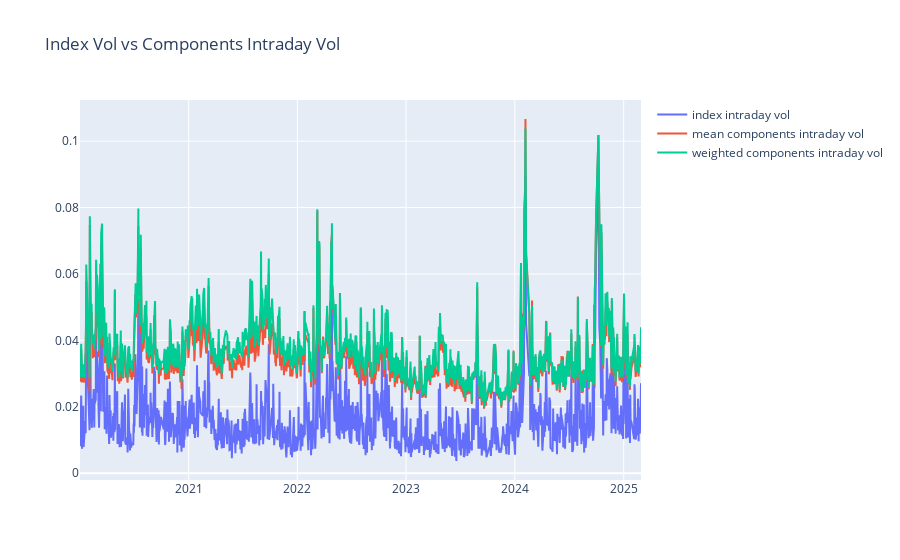

Notebook code for this chart:
### Code cell
# plot intraday vol in the same plot
fig = make_subplots()
fig.add_trace(go.Scatter(x=index_price['date'], y=index_price['index_vol'], mode='lines', name='index intraday vol'))
fig.add_trace(go.Scatter(x=stock_vol_mean['date'], y=stock_vol_mean['intraday_vol'], mode='lines', name='mean components intraday vol'))
fig.add_trace(go.Scatter(x=stock_vol_weighted['date'], y=stock_vol_weighted['intraday_vol'], mode='lines', name='weighted components intraday vol'))
fig.update_layout(title_text='Index Vol vs Components Intraday Vol')


# # plot smoothed vol

# index_price['smoothed_index_vol'] = index_price['index_vol'].rolling(window=20).mean()
# vol_df['smoothed_intraday_vol'] = vol_df['intraday_vol'].rolling(window=20).mean()

# fig = make_subplots()
# fig.add_trace(go.Scatter(x=index_price['date'], y=index_price['smoothed_index_vol'], mode='lines', name='smoothed index vol'))
# fig.add_trace(go.Scatter(x=vol_df['date'], y=vol_df['smoothed_intraday_vol'], mode='lines', name='smoothed mean intraday vol'))

# fig.update_layout(title_text='Smoothed Index Vol vs Smoothed mean Intraday Vol')

### Figure 1 — Plotly figure (JSON) as saved in the notebook; plotly's stock layout.template omitted (floating-point values rounded to 4 significant figures; data arrays with more than 128 entries replaced by an {"elided": "..."} marker saying what was removed)
{"data": [{"mode": "lines", "name": "index intraday vol", "type": "scatter", "x": {"elided": "1248 str values"}, "y": {"elided": "1248 float values"}}, {"mode": "lines", "name": "mean components intraday vol", "type": "scatter", "x": {"elided": "1248 str values"}, "y": {"elided": "1248 float values"}}, {"mode": "lines", "name": "weighted components intraday vol", "type": "scatter", "x": {"elided": "1248 str values"}, "y": {"elided": "1248 float values"}}], "layout": {"title": {"text": "Index Vol vs Components Intraday Vol"}, "xaxis": {"anchor": "y", "domain": [0, 1]}, "yaxis": {"anchor": "x", "domain": [0, 1]}}}
